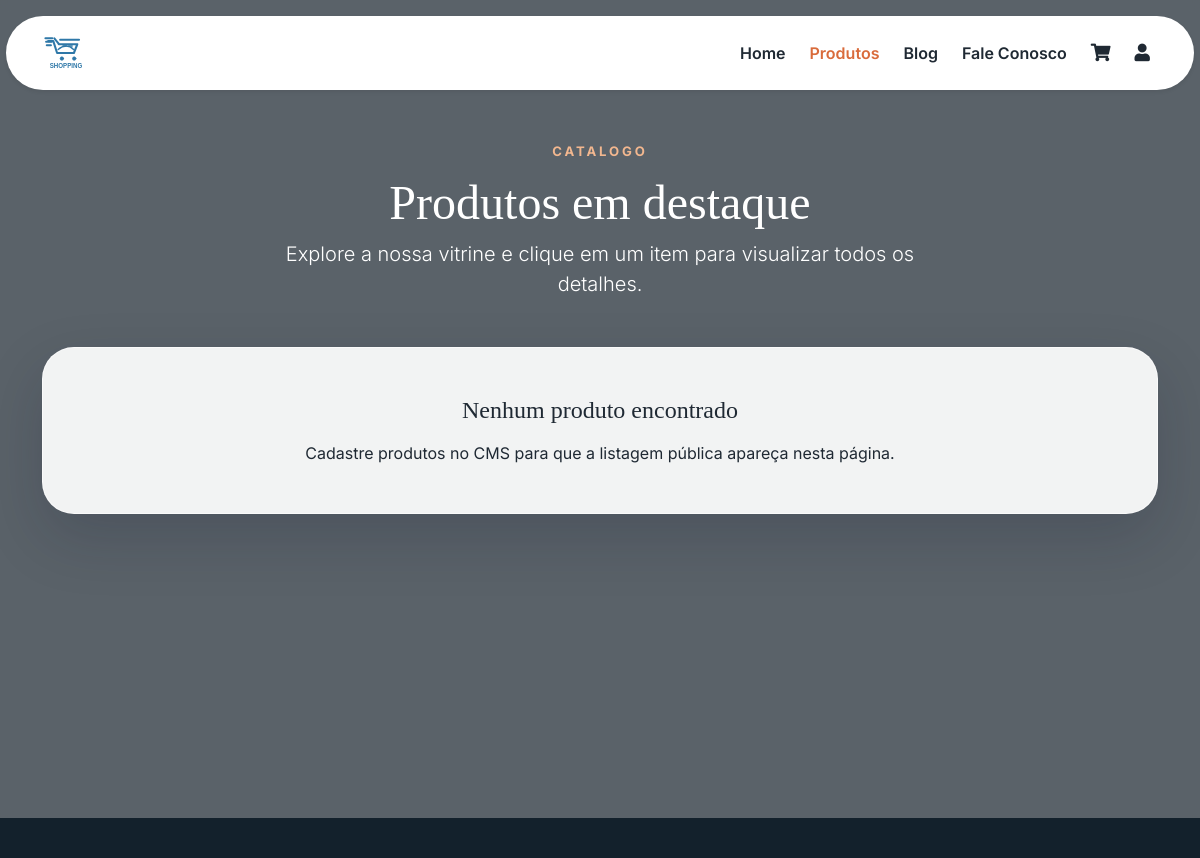
Before: /products.php (upper part) with the older database file.
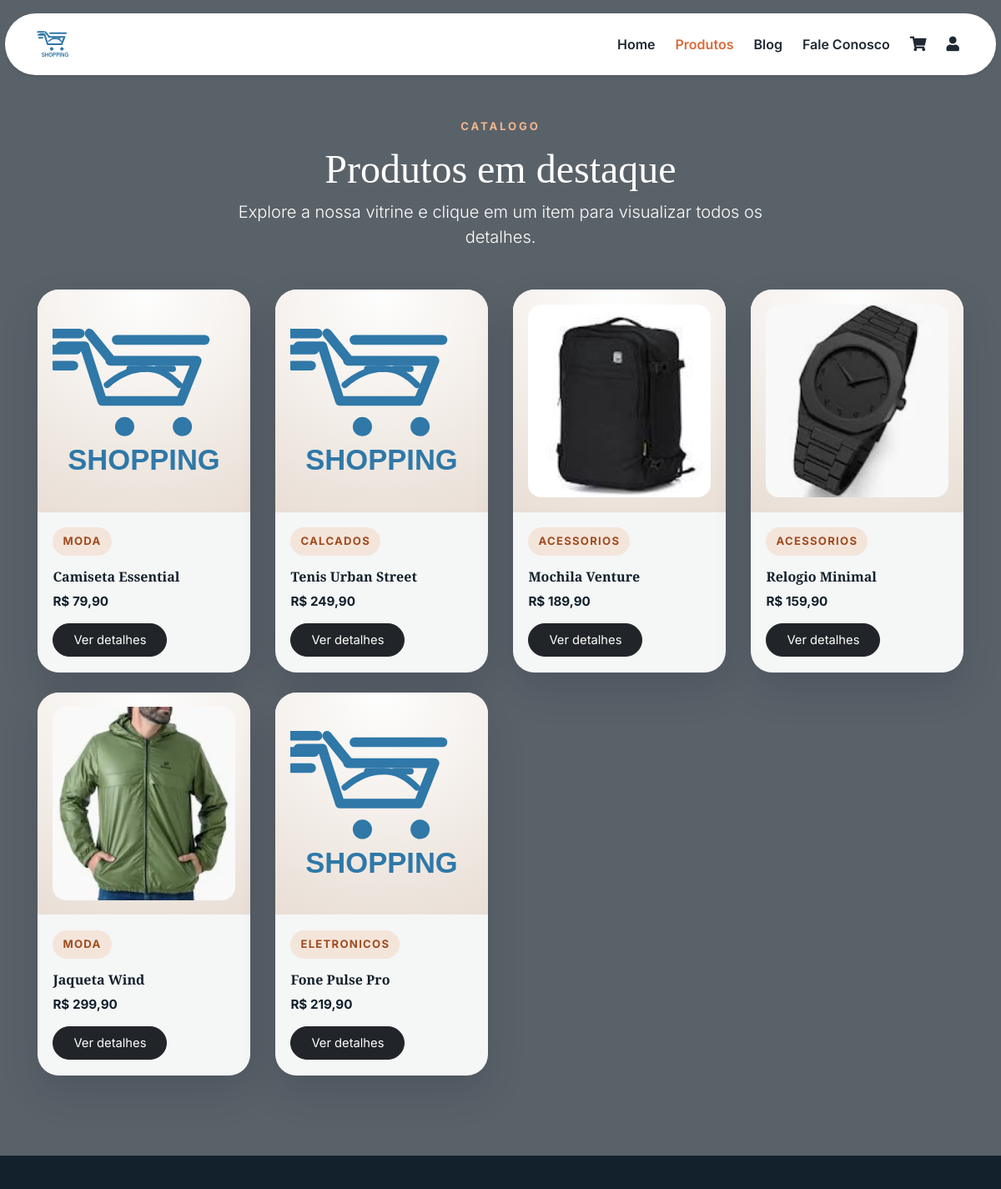
After: the same page with the newer database file.
### tables this page shows
CREATE TABLE IF NOT EXISTS products (
  product_id INT(11) NOT NULL AUTO_INCREMENT,
  product_name VARCHAR(100) NOT NULL,
  product_category VARCHAR(100) NOT NULL,
  product_description VARCHAR(250) NOT NULL,
  product_image VARCHAR(250) NOT NULL,
  product_image2 VARCHAR(250) NOT NULL,
  product_image3 VARCHAR(250) NOT NULL,
  product_image4 VARCHAR(250) NOT NULL,
  product_price DECIMAL(6,2) NOT NULL,
  product_special_offer INT(2) NOT NULL DEFAULT 0,
  product_color VARCHAR(100) NOT NULL,
  PRIMARY KEY (product_id)
);

### products.php (the view, shortened to what this page needs)
<?php
include('server/connection.php');
$page = max(1, (int) ($_GET['page'] ?? 1));
$items_per_page = 8;
$products = array();
$count_result = mysqli_query($conn, 'SELECT COUNT(*) AS total_items FROM products');
if ($count_result) {
  $count_row = mysqli_fetch_assoc($count_result);
  $total_items = (int) ($count_row['total_items'] ?? 0);
  $total_pages = max(1, (int) ceil($total_items / $items_per_page));
  $page = min($page, $total_pages);
}
$offset = ($page - 1) * $items_per_page;
$products_query = mysqli_prepare($conn, 'SELECT product_id, product_name, product_price, product_category, product_image FROM products ORDER BY product_id ASC LIMIT ? OFFSET ?');
if ($products_query) {
  mysqli_stmt_bind_param($products_query, 'ii', $items_per_page, $offset);
  mysqli_stmt_execute($products_query);
  $products_result = mysqli_stmt_get_result($products_query);
  while ($row = mysqli_fetch_assoc($products_result)) {
    $products[] = $row;
  }
}
include('layouts/header.php');
?>
<section class="catalog-section py-5">
  <div class="container">
    <div class="section-heading text-center text-white mb-5">
      <span class="eyebrow">catalogo</span>
      <h1 class="display-5">Produtos em destaque</h1>
      <p class="lead mb-0">Explore a nossa vitrine e clique em um item para visualizar todos os detalhes.</p>
    </div>
    <div class="row g-4">
      <?php if (count($products) === 0) { ?>
        <div class="col-12">
          <div class="empty-state-card text-center">
            <h2 class="h4 mb-3">Nenhum produto encontrado</h2>
            <p class="mb-0">Cadastre produtos no CMS para que a listagem pública apareça nesta página.</p>
          </div>
        </div>
      <?php } ?>
      <?php foreach ($products as $product) { ?>
        <div class="col-sm-6 col-lg-4 col-xl-3">
          <article class="product-card h-100">
            <a class="product-card__media" href="single_product.php?product_id=<?php echo (int) $product['product_id']; ?>" aria-label="Ver detalhes de <?php echo htmlspecialchars($product['product_name']); ?>">
              <img src="<?php echo htmlspecialchars(store_image_url($product['product_image'], $product['product_name'])); ?>" alt="<?php echo htmlspecialchars($product['product_name']); ?>" class="product-card__image">
            </a>
            <div class="product-card__body">
              <span class="product-card__category"><?php echo htmlspecialchars($product['product_category']); ?></span>
              <h2 class="product-card__title">
                <a href="single_product.php?product_id=<?php echo (int) $product['product_id']; ?>"><?php echo htmlspecialchars($product['product_name']); ?></a>
              </h2>
              <p class="product-card__price"><?php echo htmlspecialchars(store_currency($product['product_price'])); ?></p>
              <a href="single_product.php?product_id=<?php echo (int) $product['product_id']; ?>" class="btn btn-dark rounded-pill px-4">Ver detalhes</a>
            </div>
          </article>
        </div>
      <?php } ?>
    </div>
  </div>
</section>
<?php include('layouts/footer.php'); ?>

### layouts/header.php (shortened to what this page needs)
<?php
if (!function_exists('store_currency')) {
  function store_currency($value)
  {
    return 'R$ ' . number_format((float) $value, 2, ',', '.');
  }
}
if (!function_exists('store_slugify')) {
  function store_slugify($value)
  {
    $value = iconv('UTF-8', 'ASCII//TRANSLIT//IGNORE', (string) $value);
    $value = strtolower($value ?: '');
    $value = preg_replace('/[^a-z0-9]+/', '-', $value);
    return trim((string) $value, '-');
  }
}
if (!function_exists('store_image_url')) {
  function store_image_url($filename, $product_name = '')
  {
    $base_dir = dirname(__DIR__) . '/assets/imgs/';
    $base_url = 'assets/imgs/';
    $filename = trim((string) $filename);
    $product_slug = store_slugify($product_name);
    if ($product_slug !== '' && is_dir($base_dir)) {
      foreach (scandir($base_dir) as $file) {
        if ($file === '.' || $file === '..') {
          continue;
        }
        if (strpos(store_slugify(pathinfo($file, PATHINFO_FILENAME)), $product_slug) === 0) {
          return $base_url . $file;
        }
      }
    }
    return $base_url . 'logo.svg';
  }
}
$current_page = basename($_SERVER['PHP_SELF'] ?? 'index.php');
?>
<!DOCTYPE html>
<html lang="pt-BR">
<head>
  <link href="https://cdn.jsdelivr.net/npm/bootstrap@5.1.1/dist/css/bootstrap.min.css" rel="stylesheet">
  <link rel="stylesheet" href="https://pro.fontawesome.com/releases/v5.10.0/css/all.css">
  <link href="assets/css/style.css?v=8" rel="stylesheet">
</head>
<body>
  <nav class="navbar navbar-expand-lg navbar-light bg-white shadow-sm">
    <div class="container">
      <a class="navbar-brand" href="index.php" aria-label="Voltar para a página inicial">
        <img src="assets/imgs/logo.svg?v=2" alt="Logo da loja" class="logo">
      </a>
      <div class="collapse navbar-collapse" id="mainNavbar">
        <ul class="navbar-nav nav-buttons mb-2 mb-lg-0 align-items-lg-center">
          <li class="nav-item">
            <a class="nav-link <?php echo $current_page === 'index.php' ? 'active' : ''; ?>" aria-current="<?php echo $current_page === 'index.php' ? 'page' : 'false'; ?>" href="index.php">Home</a>
          </li>
          <li class="nav-item">
            <a class="nav-link <?php echo in_array($current_page, array('products.php', 'single_product.php'), true) ? 'active' : ''; ?>" href="products.php">Produtos</a>
          </li>
          <li class="nav-item">
            <a class="nav-link" href="index.php#home">Blog</a>
          </li>
          <li class="nav-item">
            <a class="nav-link" href="index.php#footer-contact">Fale Conosco</a>
          </li>
          <li class="nav-item icon-item">
            <a class="nav-link" href="#" aria-label="Carrinho de compras">
              <i class="fa fa-shopping-cart" aria-hidden="true"></i>
            </a>
          </li>
          <li class="nav-item icon-item">
            <a class="nav-link" href="#" aria-label="Conta do usuario">
              <i class="fa fa-user" aria-hidden="true"></i>
            </a>
          </li>
        </ul>
      </div>
    </div>
  </nav>

### layouts/footer.php (shortened to what this page needs)
<footer class="mt-5 py-5" id="footer-contact">
  <div class="container">
    <div class="row gy-4">
    </div>
  </div>
</footer>
</body>
</html>

### assets/css/style.css (style rules this page uses)
body { position: relative; isolation: isolate; font-family: "Inter", -apple-system, BlinkMacSystemFont, "Segoe UI", sans-serif; color: #1f2933; background-color: #f8f5f0; background-image: url("https://images.unsplash.com/photo-1445205170230-053b83016050?ixlib=rb-4.0.3&auto=format&fit=crop&w=1920&q=80"); background-size: cover; background-position: center; background-attachment: fixed; background-repeat: no-repeat; min-height: 100vh; }
h1, h2, h3, h4, h5, h6 { font-family: "Playfair Display", serif; font-weight: 700; }
.nav-link { font-family: "Inter", -apple-system, BlinkMacSystemFont, "Segoe UI", sans-serif; }
body::before { content: ""; position: fixed; inset: 0; z-index: 0; pointer-events: none; background: rgba(19, 33, 44, 0.69); backdrop-filter: blur(6px); -webkit-backdrop-filter: blur(6px); }
body > * { position: relative; z-index: 1; }
.navbar { width: 99%; margin: 1rem auto 0; padding-block: 0.65rem; padding-inline: 0; position: sticky; top: 1rem; z-index: 1000; background: #ffffff; backdrop-filter: none; -webkit-backdrop-filter: none; border: 1px solid rgba(255, 255, 255, 0.35); border-radius: 999px; box-shadow: 0 10px 30px rgba(19, 33, 44, 0.1), 0 2px 10px rgba(19, 33, 44, 0.06); }
.navbar-brand img { display: block; }
.logo { width: clamp(3rem, 2.8vw, 4rem); height: auto; }
.nav-buttons { margin-left: auto; gap: 0.5rem; }
.nav-link { color: #1f2933 !important; font-weight: 600; padding-block: 0.35rem; transition: color 0.2s ease; }
.nav-link:hover, .nav-link.active { color: #d96b3b !important; }
.icon-item .nav-link { font-size: 1.1rem; }
footer { background-color: #13212c; color: #f3efe8; }
.section-heading { max-width: 680px; margin-inline: auto; }
.eyebrow { display: inline-block; margin-bottom: 0.75rem; letter-spacing: 0.18rem; text-transform: uppercase; font-size: 0.82rem; font-weight: 700; color: #f2b78f; }
.catalog-section, .product-detail-section { min-height: calc(100vh - 120px); }
.product-card { background: rgba(255, 255, 255, 0.94); border-radius: 1.6rem; overflow: hidden; max-width: 255px; margin-inline: auto; box-shadow: 0 20px 45px rgba(15, 23, 42, 0.16); transition: transform 0.25s ease, box-shadow 0.25s ease; }
.product-card__media { display: block; background: radial-gradient(circle at top, rgba(255, 255, 255, 0.95), rgba(229, 216, 204, 0.78)); padding: 1.1rem; }
.product-card__image { width: 100%; aspect-ratio: 0.95 / 1; object-fit: cover; border-radius: 1rem; }
.product-card__body { padding: 1.15rem; }
.product-card__category, .detail-category { display: inline-flex; align-items: center; border-radius: 999px; background: #f4e5db; color: #a04b1f; font-size: 0.82rem; font-weight: 700; letter-spacing: 0.08rem; text-transform: uppercase; }
.product-card__category { padding: 0.45rem 0.75rem; margin-bottom: 1rem; }
.product-card__title { font-size: 1rem; margin-bottom: 0.55rem; }
.product-card__title a, .detail-back-link { color: #13212c; text-decoration: none; }
.product-card__price, .detail-price { font-size: 1.4rem; font-weight: 700; color: #13212c; }
.product-card__price { font-size: 0.95rem; margin-bottom: 0.9rem; }
.product-card .btn { font-size: 0.92rem; padding: 0.5rem 1rem; }
.empty-state-card, .detail-shell { background: rgba(255, 255, 255, 0.92); border: 1px solid rgba(255, 255, 255, 0.6); border-radius: 2rem; box-shadow: 0 24px 60px rgba(15, 23, 42, 0.18); }
.empty-state-card { padding: 3rem 2rem; }

Changed rows visible on the page:
added products: product_category "MODA", product_name "Camiseta Essential", product_price "R$ 79,90"
added products: product_category "CALCADOS", product_name "Tenis Urban Street", product_price "R$ 249,90"
added products: shows a picture, product_category "ACESSORIOS", product_name "Mochila Venture", product_price "R$ 189,90"
added products: shows a picture, product_category "ACESSORIOS", product_name "Relogio Minimal", product_price "R$ 159,90"
added products: shows a picture, product_category "MODA", product_name "Jaqueta Wind", product_price "R$ 299,90"
added products: product_category "ELETRONICOS", product_name "Fone Pulse Pro", product_price "R$ 219,90"
Other visible differences:
text no longer shown: "Nenhum produto encontrado Cadastre produtos no CMS para que a listagem pública apareça nesta página."
